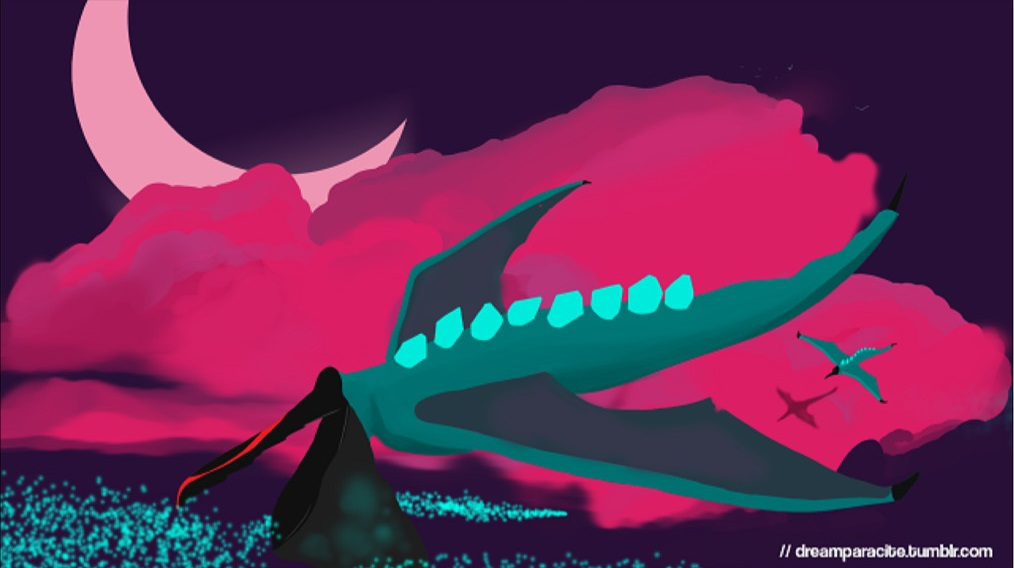
%> input picture Projet/dragon.jpg, 1014 x 568 px
$ octave decomposition.m   (GNU Octave 9; MATLAB toolbox functions it lacks are replaced by stand-ins)
%> lines starting %> are read from the running program, lines starting %| are printed output that depends on the picture
clear all;
close all;

%% Load image

src = im2double(imread('dragon.jpg'));
srcSize = size(src(:,:,1));
%> srcSize = [568 1014]
R = src(:,:,1);
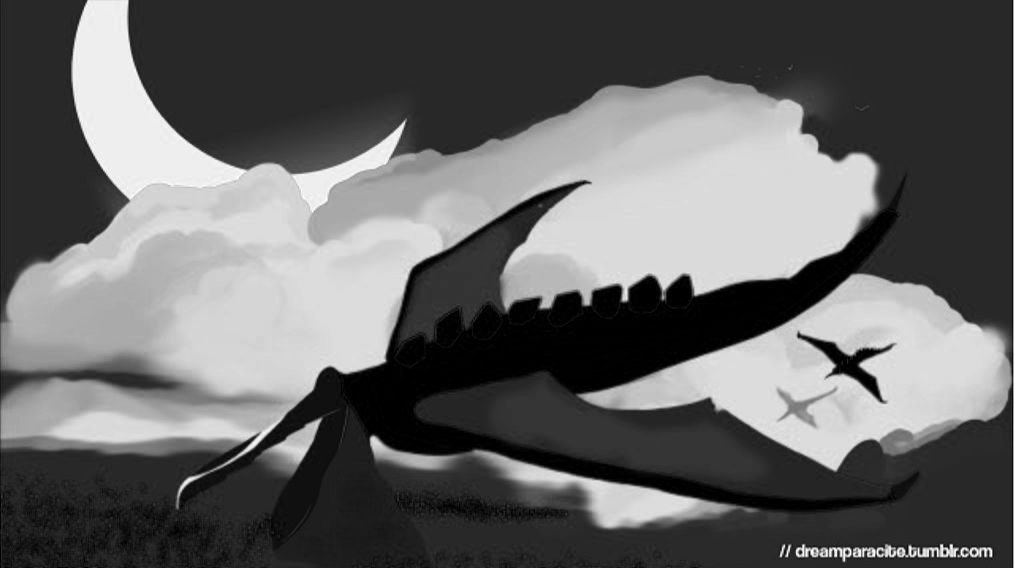
%> R: size 568x1014 double; min 0, max 1, mean 0.393
R = R(:);
V = src(:,:,2);
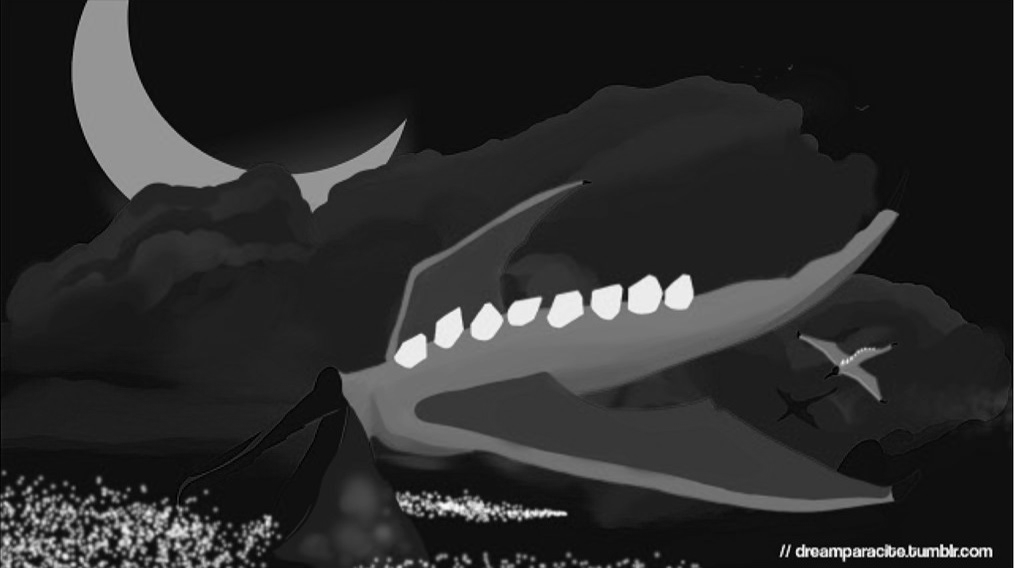
%> V: size 568x1014 double; min 0, max 0.992, mean 0.166
V = V(:);
B = src(:,:,3);
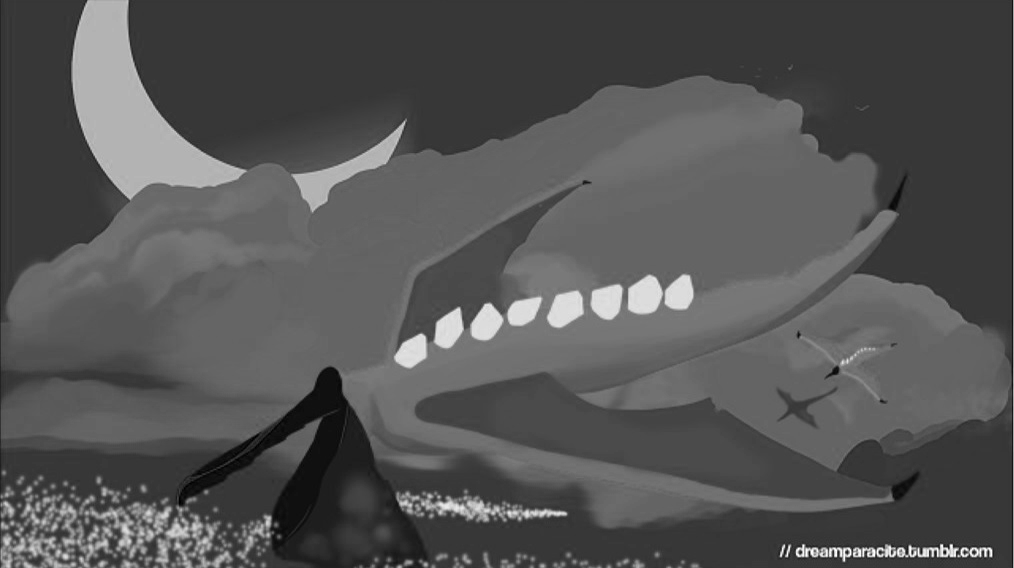
%> B: size 568x1014 double; min 0, max 1, mean 0.33
B = B(:);
[col, row]=size(R);
%> col = 575952; row = 1
arrSize = col*row;
%> arrSize = 575952
RVB = zeros(arrSize, 3);
RVB(:,1) = R;
RVB(:,2) = V;
RVB(:,3) = B;

%% get hull
hull = convhulln(RVB);
%> hull = 190 rows, first 12: [150386 146985 469724; 171160 146985 75173; 146985 146416 75173; 146985 171159 469724; 171160 171159 146985; 355867 147551 355861; 453813 453814 456650; 230885 355867 355861; 146416 230885 75173; 172302 313835 456650; 230885 172302 75173; 172302 230885 313835]
%figure;
%scatter3(RVB(:,1),RVB(:,2),RVB(:,3));
%> (the run ends here)
